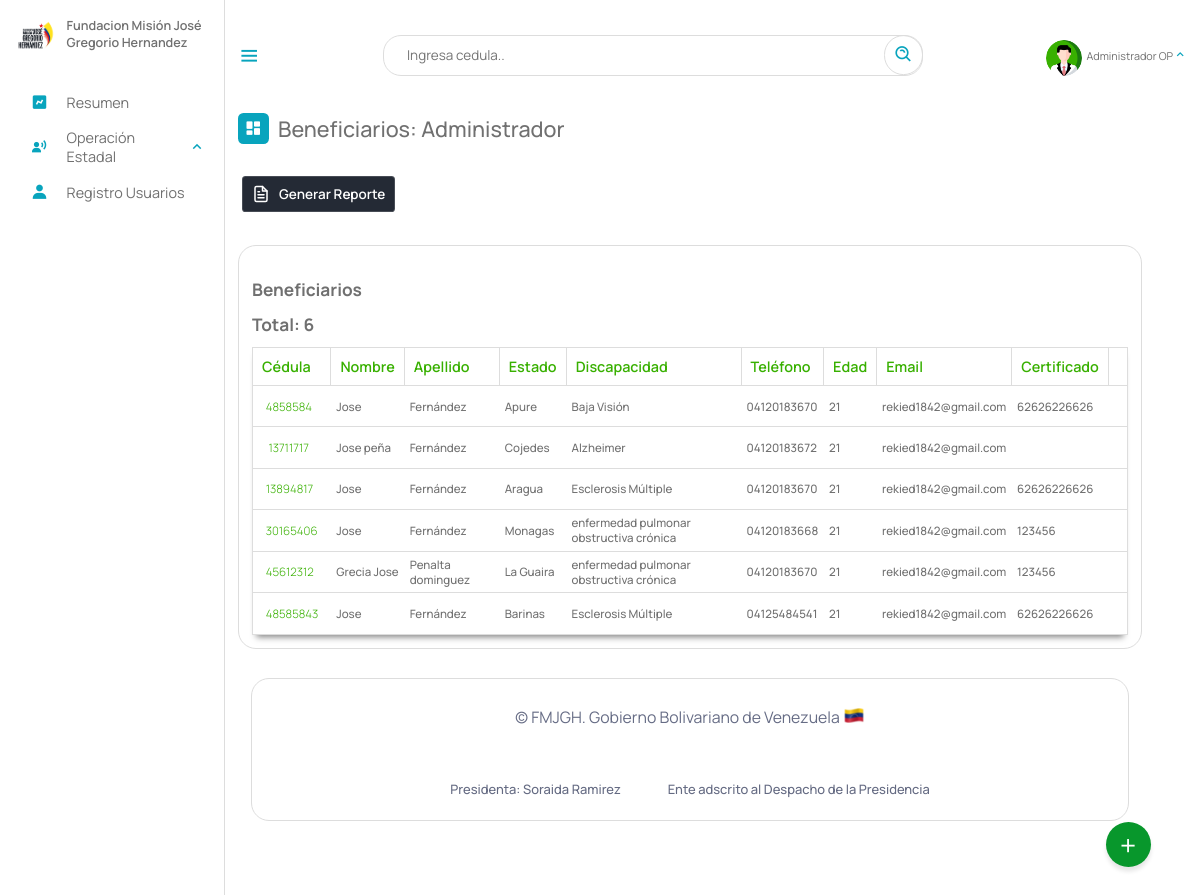
Page /Escritorio/Beneficiarios.php (signed in) on the earlier database version.
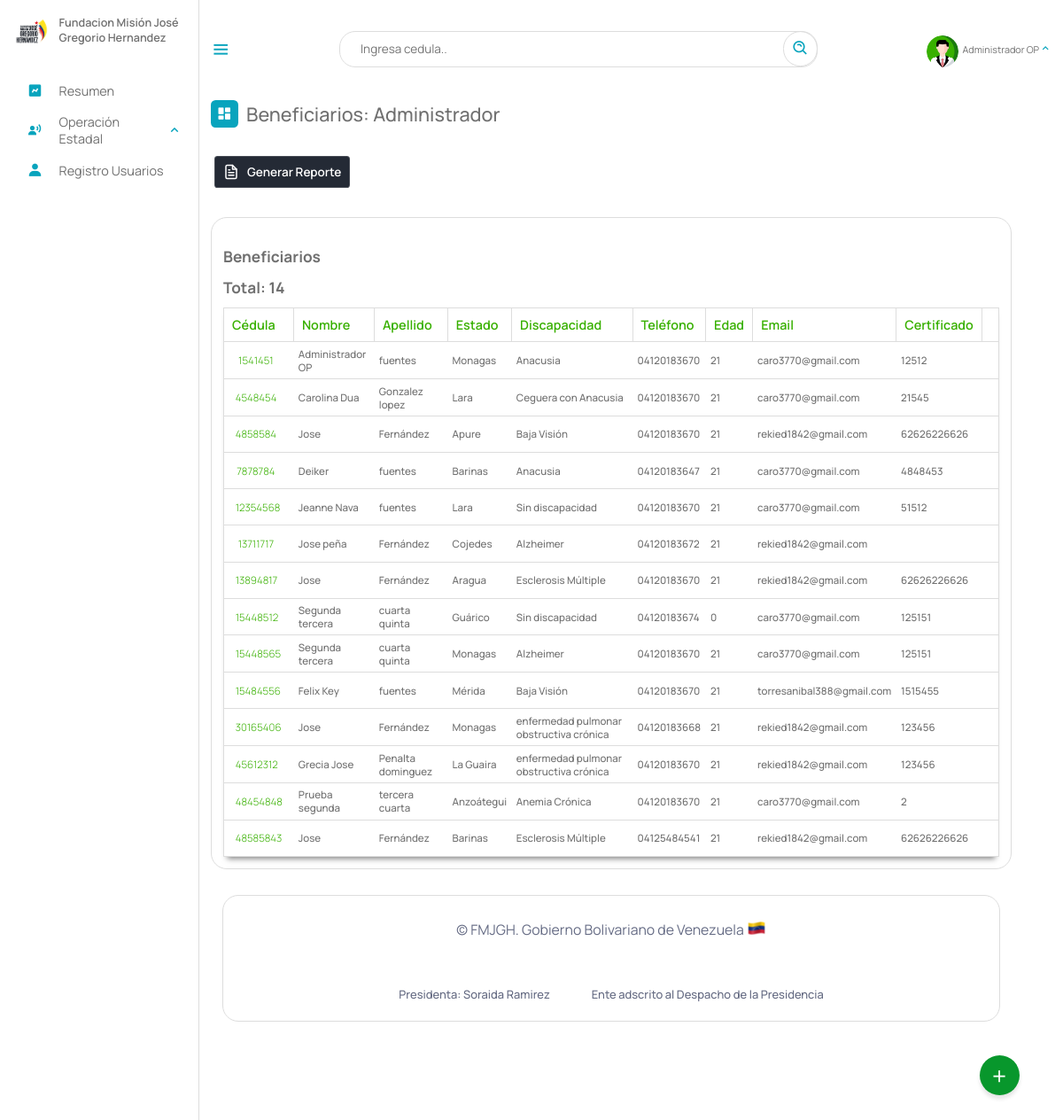
Same page on the later database version.
### tables this page shows
CREATE TABLE `beneficiario` (
  `cedula` int(12) NOT NULL,
  `nombre` text NOT NULL,
  `apellido` text NOT NULL,
  `fecha_naci` date NOT NULL,
  `email` varchar(50) NOT NULL,
  `telefono` varchar(12) NOT NULL,
  `nacionalidad` char(2) NOT NULL,
  `edad` int(2) NOT NULL,
  `sexo` char(1) NOT NULL,
  `edo_civil` text NOT NULL,
  `nro_hijo` int(2) DEFAULT NULL,
  `estado` varchar(10) NOT NULL,
  `municipio` varchar(20) NOT NULL,
  `parroquia` varchar(10) NOT NULL,
  `discapacidad` varchar(10) NOT NULL,
  `atencion_solicitada` varchar(10) NOT NULL,
  `certificado` varchar(50) DEFAULT NULL,
  `registrado_por` text DEFAULT NULL,
  `fecha_registro` date NOT NULL,
  PRIMARY KEY (`cedula`),
  KEY `estado` (`estado`),
  KEY `discapacidad` (`discapacidad`),
  KEY `atencion_solicitada` (`atencion_solicitada`),
  KEY `municipio` (`municipio`),
  KEY `parroquia` (`parroquia`),
  CONSTRAINT `beneficiario_ibfk_1` FOREIGN KEY (`estado`) REFERENCES `estados` (`id_estados`) ON DELETE CASCADE,
  CONSTRAINT `beneficiario_ibfk_2` FOREIGN KEY (`municipio`) REFERENCES `municipios` (`id_municipios`) ON DELETE CASCADE,
  CONSTRAINT `beneficiario_ibfk_3` FOREIGN KEY (`parroquia`) REFERENCES `parroquia` (`id`) ON DELETE CASCADE ON UPDATE CASCADE,
  CONSTRAINT `beneficiario_ibfk_4` FOREIGN KEY (`discapacidad`) REFERENCES `discapacid_e` (`id_e`) ON DELETE CASCADE,
  CONSTRAINT `beneficiario_ibfk_5` FOREIGN KEY (`atencion_solicitada`) REFERENCES `tipoatencion` (`id`) ON DELETE CASCADE
);

CREATE TABLE `estados` (
  `id_estados` varchar(10) NOT NULL,
  `nombre_estado` text NOT NULL,
  PRIMARY KEY (`id_estados`)
);

CREATE TABLE `discapacid_e` (
  `nombre_e` text NOT NULL,
  `id_e` varchar(10) NOT NULL,
  `general` varchar(10) NOT NULL,
  PRIMARY KEY (`id_e`),
  KEY `general` (`general`),
  CONSTRAINT `discapacid_e_ibfk_1` FOREIGN KEY (`general`) REFERENCES `discapacid` (`id_disca`) ON DELETE CASCADE
);

### php/01-discapacitados.php (called while the page is built, shortened)
<?php
include_once("ManejadorBD.php");
class Discapacitados extends ManejadorBD
{
	private $cnn;
	public function __construct($tipoConexion)
	{
		$this->cnn = parent::conectar($tipoConexion);
	}
	public function consultageneral()
	{
		try {
			$stmt = $this->cnn->prepare("SELECT beneficiario.cedula, beneficiario.nombre, beneficiario.apellido, estados.nombre_estado, discapacid_e.nombre_e , beneficiario.telefono, beneficiario.edad, beneficiario.email, beneficiario.certificado, beneficiario.registrado_por FROM `beneficiario`,estados, discapacid_e WHERE beneficiario.estado = estados.id_estados AND beneficiario.discapacidad = discapacid_e.id_e");
			$stmt->setFetchMode(PDO::FETCH_ASSOC);
			$stmt->execute();
			return $stmt->fetchAll();
		} catch (PDOException $error) {
			echo "Error: ejecutando consulta SQL." . $error->getMessage();
			exit();
		}
	}
}

### php/ManejadorBD.php (called while the page is built, shortened)
<?php
	class ManejadorBD extends PDO {
		public $srv	= SRV;
		public $usr	= USR;
		public $pas	= PAS;
		public $dbn	= BDN;
		public function conectar($tipoConexion){
			try{
				switch ($tipoConexion) {
				    case 1:
				        $dsn = "mysql:host=$this->srv;dbname=$this->dbn";
				        break;
				}
				$dbh = new PDO($dsn, $this->usr, $this->pas);
    			$dbh->setAttribute(PDO::ATTR_ERRMODE, PDO::ERRMODE_EXCEPTION);
			}catch(PDOException $error){
                echo "Error al Conectar con la Base de Datos: ".$error->getMessage();
                exit();
			}
            $this->conexionBD = $dbh;
			return $this->conexionBD;
		}
	}
?>

### Escritorio/Beneficiarios.php (the view, shortened to what this page needs)
<?php
include_once("partearriba.php");
?>
<link rel="stylesheet" type="text/css" href="https://cdn.datatables.net/1.11.3/css/jquery.dataTables.min.css">
<div class="dash-contenido">
    <div class="overview">
        <div class="titulo">
            <i class='bx bxs-dashboard'> </i>
            <span class="link-name">Beneficiarios: <?php echo $rol ?></span>
        </div>
    </div>
    <a href="reportes/reportes.php" target="_blank"> <button class="download-button">
            <div class="docs"> Generar Reporte</div>
            <div class="download">
            </div>
        </button></a>
    <div class="tabla-atencion">
        <br>
        <h2>Beneficiarios</h2>
        <h2>Total: <?php
                    include_once("../php/01-discapacitados.php");
                    $beneficiario = new Discapacitados(1);
                    $resultados =  $beneficiario->consultageneral();
                    echo count($resultados);
                    ?></h2>
        <table id="atencion">
            <thead>
                <tr>
                    <th>Cédula</th>
                    <th>Nombre</th>
                    <th>Apellido</th>
                    <th>Estado</th>
                    <th>Discapacidad</th>
                    <th>Teléfono</th>
                    <th>Edad</th>
                    <th>Email</th>
                    <th>Certificado</th>
                    <th></th>
                </tr>
            </thead>
            <tbody id="Beneficiarios1">
                <?php foreach ($resultados as $resultado) : ?>
                    <tr>
                        <td><a class="cedula" id="verBeneficiario" href="__verBeneficiario.php?cedula=<?php echo $resultado['cedula']; ?>"><?php echo $resultado['cedula']; ?> </a></td>
                        <td><?php echo $resultado['nombre']; ?></td>
                        <td><?php echo $resultado['apellido']; ?></td>
                        <td><?php echo $resultado['nombre_estado']; ?></td>
                        <td><?php echo $resultado['nombre_e']; ?></td>
                        <td><?php echo $resultado['telefono']; ?></td>
                        <td><?php echo $resultado['edad']; ?></td>
                        <td><?php echo $resultado['email']; ?></td>
                        <td><?php echo $resultado['certificado']; ?></td>
                        <?php if ($rol == "Superusuario") { ?>
                            <td>
                                <button class="buttons" type="button" onclick="eliminar(<?php echo $resultado['cedula']; ?>)">
                                    <span class="buttons__text">Eliminar </span>
                                    <span class="buttons__icon">
                                        <svg class="svg" height="512" viewBox="0 0 512 512" width="512" xmlns="http://www.w3.org/2000/svg">
                                            <title></title>
                                            <path d="M112,112l20,320c.95,18.49,14.4,32,32,32H348c17.67,0,30.87-13.51,32-32l20-320" style="fill:none;stroke:#fff;stroke-linecap:round;stroke-linejoin:round;stroke-width:32px"></path>
                                            <line style="stroke:#fff;stroke-linecap:round;stroke-miterlimit:10;stroke-width:32px" x1="80" x2="432" y1="112" y2="112"></line>
                                            <path d="M192,112V72h0a23.93,23.93,0,0,1,24-24h80a23.93,23.93,0,0,1,24,24h0v40" style="fill:none;stroke:#fff;stroke-linecap:round;stroke-linejoin:round;stroke-width:32px"></path>
                                            <line style="fill:none;stroke:#fff;stroke-linecap:round;stroke-linejoin:round;stroke-width:32px" x1="256" x2="256" y1="176" y2="400"></line>
                                            <line style="fill:none;stroke:#fff;stroke-linecap:round;stroke-linejoin:round;stroke-width:32px" x1="184" x2="192" y1="176" y2="400"></line>
                                            <line style="fill:none;stroke:#fff;stroke-linecap:round;stroke-linejoin:round;stroke-width:32px" x1="328" x2="320" y1="176" y2="400"></line>
                                        </svg>
                                    </span>
                                </button>
                            </td>
                        <?php }else{
                          echo "<td></td>";
                        } ?>
                    </tr>
                <?php endforeach; ?>
            </tbody>
        </table>
    </div>
    <?php
    include_once("parteabajo.php");
    ?>

### Escritorio/partearriba.php (shortened to what this page needs)
<!DOCTYPE html>
<html lang="es">
<head>
    <link rel="stylesheet" href="estilo.css">
    <link rel="stylesheet" href="dash.css">
    <link rel="stylesheet" href="02-buttons/01-buttons.css">
    <link href='https://unpkg.com/boxicons@2.1.4/css/boxicons.min.css' rel='stylesheet'>
<link rel="stylesheet" href="https://cdnjs.cloudflare.com/ajax/libs/font-awesome/6.5.2/css/all.min.css" />
</head>
<body>
    <?php
    if (isset($_SESSION['cedula'])) {
        $NombreUsuarioActivo = $_SESSION['nombre'];
        $rol = $_SESSION["rol"];
        $gerencia = $_SESSION['gerencia'];
    }
    switch ($rol) {
        case "1adm":
            $rol = "Administrador";
            break;
    }
    ?>
    <nav class="sidebar">
        <header>
            <div class="image-text">
                <span class="image">
                    <img src="logo3.png" alt="logo">
                </span>
                <div class="text header-text">
                    <span class="name">Fundacion Misión José Gregorio Hernandez</span>
                </div>
            </div>
        </header>
        <ul class="nav-links">
            <li>
                <a href="index.php">
                    <i class='bx bxs-chart'></i>
                    <span class="link-name">Resumen</span>
                </a>
            </li>
            <?php
            if ($gerencia == "4Gtno" || $rol == "Superusuario") {
            ?>
                <li>
                    <div class="ioncn-link">
                        <a>
                            <i class='bx bxs-user-voice'></i>
                            <span class="link-name">Operación Estadal</span>
                        </a>
                        <i class='bx bx-chevron-up'></i>
                    </div>
                </li>
            <?php
            }
            ?>
            <?php
            if ($rol == "Administrador" || $rol == "Superusuario") {
            ?>
                <li>
                    <a href="03-registro.php">
                        <i class='bx bxs-user'></i>
                        <span class="link-name">Registro Usuarios</span>
                    </a>
                </li>
            <?php
            }
            ?>
        </ul>
    </nav>
    <main class="menu-dash">
        <div class="top">
            <i class='bx bx-menu sidebar-toggle'></i>
            <div class="busqueda">
                <input type="text" id="input_search" placeholder="Ingresa cedula..">
                <a href="#" class="search" id="search"><i class='bx bx-search-alt bx-rotate-90'></i></a>
            </div>
            <li>
                <div class="ioncn-link">
                    <a><?php
                            if($_SESSION["profile_photo"]){
                                $ruta = "fotos_perfil/". $_SESSION["profile_photo"];
                            }else{
                                $ruta = "profile.png";
                            }
                        ?>
                        <div class="img-profi">
                             <img src="<?php echo $ruta ?>" alt="">
                        </div>
                        <span class="link_name" id="user_active"><?php echo $NombreUsuarioActivo ?></span>
                    </a>
                    <i class='bx bx-chevron-up'></i>
                </div>
            </li>
        </div>
        <div class="action">
            <span class="abrir" onclick="actionToggle()">+</span>
        </div>

### Escritorio/parteabajo.php (shortened to what this page needs)
<div class="footer__info container">
    <span class="footer_copy">
        &#169; FMJGH. Gobierno Bolivariano de Venezuela <img src="ve.png">
    </span>
    <br><br>
    <div class="footer__privacy">
        <a>Presidenta: Soraida Ramirez</a>
        <a>Ente adscrito al Despacho de la Presidencia</a>
    </div>
</div>
</div>
</main>
</body>
</html>

### Escritorio/estilo.css (style rules this page uses)
* { font-family: 'Manrope', sans-serif; margin: 0; padding: 0; box-sizing: border-box; scroll-behavior: smooth; }
:root { --body-color: ; --tran-03:all 0.2 ease ; --tran-03:all 0.3s ease ; --tran-03:all 0.4s ease ; --tran-03:all 0.5s ease ; }
body { height: 100vh; background-color: #fff; }
.sidebar .text { font-size: 14px; font-weight: 500; color: #707070; }
.sidebar .image { min-width: 60px; display: flex; align-items: center; }
.sidebar { position: fixed; top: 0; left: 0; height: 100%; width: 250px; padding: 20px 0px 0px 14px ; background-color: #fff; transition: 0.3s; border-right: 1px solid #ddd; }
.sidebar header { position: relative; }
.sidebar .image-text img { width: 50px; border-radius: 6px; }
.sidebar header .image-text { display: flex; align-items: center; }
header .image-text .header-text { display: flex; flex-direction: column; transition: 0.3; }
.header-text .name { font-weight: 600; text-align: left; margin-top: -2px; }
.sidebar .nav-links { background-color: rgb(255, 255, 255); height: 100%; padding-top: 30px; }
.sidebar .nav-links li { position: relative; list-style: none; transition: all 0.4s ease; }
.sidebar .nav-links li .ioncn-link { display: flex; align-items: left; justify-content: space-between; }
.bx-chevron-up { transition: transform .3s; }
.sidebar .nav-links li i { height: 50px; min-width: 60px; text-align: center; line-height: 50px; color:#08A4BD ; font-size: 20px; }
.sidebar .nav-links li a { text-decoration: none; display: flex; align-items: center; justify-content: left; }
.sidebar .nav-links li a .link-name { font-size: 16px; font-weight: 400; color: #707070; transition: 0.3s ease; }
.menu-dash { position: relative; left: 250px; background-color: #fff; height: 100vh; width: calc(100% - 300px); padding: 10px 14px; transition: 0.3s; }
.menu-dash .top { display: flex; position: fixed; top: 0px; left: 250px; align-items: center; justify-content: space-between; width: calc(100% - 250px); backdrop-filter: blur(15px); padding: 10px 14px; transition: 0.3; height: 123px; z-index: 500; }
.menu-dash .top .sidebar-toggle { font-size: 26px; cursor: pointer; color: #08A4BD; }
.menu-dash .top .busqueda { position: relative; height: 45px; max-width: 600px; width: 100%; margin: 0 30px; }
.top .busqueda input { height: 100%; width: 100%; position: absolute; border: 1px solid #ddd; padding: 0 50px 0 25px; outline: none; font-size: 15px; border-radius: 20px; }
.top .busqueda i { position: absolute; right: 0px; font-size: 22px; z-index: 10; top: 50%; transform: translateY(-50%); color: #08A4BD; padding: 10px; border: 1px solid #ddd; border-radius: 50px; }
.top img { width: 40px; border-radius: 100%; margin-top: 10px; height: 40px; object-fit: cover; }
.menu-dash .top .link_name { font-size: 12px; }
.menu-dash .top i { color: #08A4BD; }
.menu-dash .dash-contenido { padding-top: 45px; }
.menu-dash .titulo { display: flex; align-items: center; margin: 70px 0 30px 0; }
.menu-dash .titulo i { position: relative; height: 35px; width: 35px; background-color: #08A4BD; border-radius: 6px; color: #fff; display: flex; align-items: center; justify-content: center; font-size: 20px; }
.menu-dash .titulo .link-name { font-size: 24PX; font-weight: 500; color: #707070; margin-left: 10px; }
.menu-dash .top li { list-style: none; }
.menu-dash .top li .ioncn-link { display: flex; justify-content: space-between; align-items: center; }
.menu-dash .top li .ioncn-link a { text-decoration: none; display: flex; align-items: center; justify-content: center; gap: 5px; flex-wrap: nowrap; position: relative; color: #707070; }
.container { background-color: #fff; border: 1px solid #ddd; max-width: 100%; border-radius: 20px; padding: 30px; margin: 0 15px; }
.action { position: fixed; bottom: 50px; right: 55px; width: 50px; height: 50px; background: #08972c; border-radius: 50%; cursor: pointer; box-shadow: 0 5px 5px rgba(0,0,0,0.1); z-index: 50; }
.action span { position: relative; width: 100%; height: 100%; display: flex; justify-content: center; align-items: center; color: #fff; font-size: 2em; transition: 0.3s ease-in-out; }
table { width: 100%; }

### Escritorio/02-buttons/01-buttons.css (style rules this page uses)
body { margin: 0; padding: 0; }

Differences in the rows shown:
added beneficiario: cedula "1541451", nombre "Administrador OP", apellido "fuentes", estado.nombre_estado "Monagas", discapacidad.nombre_e "Anacusia", telefono "04120183670", edad "21", email "caro3770@gmail.com", certificado "12512"
added beneficiario: cedula "4548454", nombre "Carolina Dua", apellido "Gonzalez lopez", estado.nombre_estado "Lara", discapacidad.nombre_e "Ceguera con Anacusia", telefono "04120183670", edad "21", email "caro3770@gmail.com", certificado "21545"
added beneficiario: cedula "7878784", nombre "Deiker", apellido "fuentes", estado.nombre_estado "Barinas", discapacidad.nombre_e "Anacusia", telefono "04120183647", edad "21", email "caro3770@gmail.com", certificado "4848453"
added beneficiario: cedula "12354568", nombre "Jeanne Nava", apellido "fuentes", estado.nombre_estado "Lara", discapacidad.nombre_e "Sin discapacidad", telefono "04120183670", edad "21", email "caro3770@gmail.com", certificado "51512"
added beneficiario: cedula "15448512", nombre "Segunda tercera", apellido "cuarta quinta", estado.nombre_estado "Guárico", discapacidad.nombre_e "Sin discapacidad", telefono "04120183674", edad "0", email "caro3770@gmail.com", certificado "125151"
added beneficiario: cedula "15448565", nombre "Segunda tercera", apellido "cuarta quinta", estado.nombre_estado "Monagas", discapacidad.nombre_e "Alzheimer", telefono "04120183670", edad "21", email "caro3770@gmail.com", certificado "125151"
added beneficiario: cedula "15484556", nombre "Felix Key", apellido "fuentes", estado.nombre_estado "Mérida", discapacidad.nombre_e "Baja Visión", telefono "04120183670", edad "21", email "torresanibal388@gmail.com", certificado "1515455"
added beneficiario: cedula "48454848", nombre "Prueba segunda", apellido "tercera cuarta", estado.nombre_estado "Anzoátegui", discapacidad.nombre_e "Anemia Crónica", telefono "04120183670", edad "21", email "caro3770@gmail.com", certificado "2"
Other differences:
count($resultados): "6" → "14"
